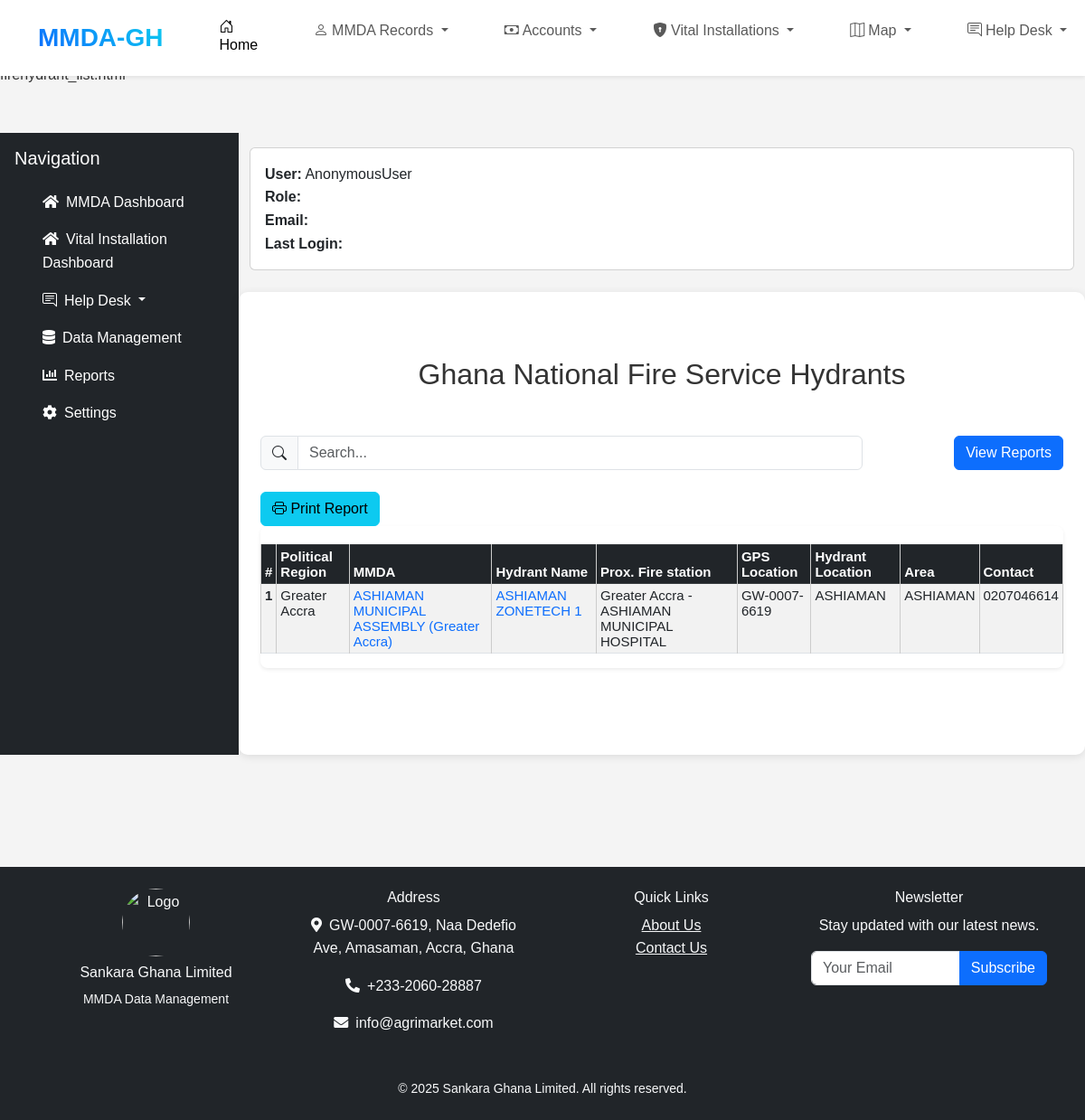
The app's page /services/firehydrant/ with its own data.
### services/models.py (models this page shows, shortened)
class firehydrant(models.Model):
    serial_number = models.CharField(
        max_length=15,
        unique=True,
        editable=False,
        help_text="Auto-generated: FHyymmddXXXX"
    )
    region = models.ForeignKey(Region, on_delete=models.CASCADE)
    mmda = models.ForeignKey(MMDA, on_delete=models.CASCADE, related_name="hydrants")  # MMDA Reference
    station = models.ForeignKey(FireStation, on_delete=models.CASCADE)
    firehydrant_name= models.CharField(max_length=255)
    gps_location = models.CharField(max_length=255)
    geo_coordinate = models.CharField(max_length=255)
    area_name = models.CharField(max_length=255)
    area_zone = models.CharField(max_length=100, choices=AREA_ZONE_CHOICES)
    contact = models.CharField(max_length=15)
    additional_contact = models.CharField(max_length=15, blank=True, null=True)
    email = models.EmailField(blank=True, null=True)
    description_of_hydrant = models.TextField()
    landmark = models.CharField(max_length=255, blank=True, null=True)
    road_network = models.CharField(max_length=255)
    nature_of_firehydrant= models.CharField(max_length=10, choices=[('Good', 'Good'), ('Moderate', 'Moderate'), ('Bad', 'Bad')])
    Accessibility_of_hydrant= models.CharField(max_length=30, choices=[('Difficult', 'Difficult'), ('Easy', 'Easy'), ('Encouraged', 'Encouraged')])
    hydrant_picture_1= models.ImageField(upload_to='hydrants_images/', blank=True, null=True)
    hydrant_picture_2= models.ImageField(upload_to='hydrants_images/', blank=True, null=True)
    area_view_3 = models.ImageField(upload_to='hydrants_images/', blank=True, null=True)
    area_view_4 = models.ImageField(upload_to='hydrants_images/', blank=True, null=True)
    created_by = models.ForeignKey(User, on_delete=models.SET_NULL, null=True, related_name='gnfs_hydrants_created')
    date_created = models.DateTimeField(auto_now_add=True)
    updated_by = models.ForeignKey(User, on_delete=models.SET_NULL, null=True, related_name='gnfs_hydrants_updated')
    date_updated = models.DateTimeField(auto_now=True)

class FireStation(models.Model):
    region = models.ForeignKey(Region, on_delete=models.CASCADE, related_name='stations')
    mmda = models.ForeignKey(MMDA, on_delete=models.CASCADE, related_name="FireStation")  # MMDA Reference
    name = models.CharField(max_length=255)
    code = models.CharField(max_length=20, unique=True)
    def __str__(self):
        return f"{self.region.name} - {self.name}"

### accounts/models.py (models this page shows)
class Region(models.Model):
    name = models.CharField(max_length=50, choices=REGION_CHOICES)
    code = models.CharField(max_length=20, unique=True)
    def __str__(self):
        return self.name

class MMDA(models.Model):
    name = models.CharField(max_length=100, unique=True)
    abbreviation = models.CharField(max_length=100, unique=True)
    region = models.ForeignKey(Region, on_delete=models.CASCADE, related_name="mmdas")
    gps_address = models.CharField(max_length=100)
    location=models.CharField(max_length=100)
    contact_1 = models.CharField(max_length=20)  # Adjusted length for phone numbers
    contact_2 = models.CharField(max_length=10, blank=True, null=True)  # Adjusted length
    email= models.CharField(max_length=30)
    latitude = models.FloatField(validators=[MinValueValidator(-90.0), MaxValueValidator(90.0)])
    longitude = models.FloatField(validators=[MinValueValidator(-180.0), MaxValueValidator(180.0)])
    postal_address= models.CharField(max_length=100)
    logo_1 = models.ImageField(upload_to='profile_pictures/', blank=True, null=True)
    local_govt_logo = models.ImageField(upload_to='profile_pictures/', blank=True, null=True)
    coat_of_arms = models.ImageField(upload_to='profile_pictures/', blank=True, null=True)
    def __str__(self):
        return f"{self.name} ({self.region.name})"

### services/views.py (the view)
# urls.py: path('firehydrant/', FirehydrantListView.as_view(), name='firehydrant_list'),
class FirehydrantListView(ListView):
    model = firehydrant
    template_name = 'firehydrant_list.html'
    context_object_name = 'firehydrants'
    def get_queryset(self):
        queryset = firehydrant.objects.all()
        query = self.request.GET.get('q')
        if query:
            queryset = queryset.filter(name__icontains=query)
        return queryset

### services/templates/firehydrant_list.html (shortened to what this page needs)
{% extends "base.html" %}
{% block content %}
<div class="container py-5">
    <h2 class="mb-5 text-center">Ghana National Fire Service Hydrants</h2>
<div class="mb-4 d-flex justify-content-between">
    <div class="input-group w-75">
        <span class="input-group-text"><i class="bi bi-search"></i></span>
        <input type="text" id="stationFilter" class="form-control" placeholder="Search..." onkeyup="filterStations()">
    </div>
    <a href="{% url 'firehydrant_reports' %}" class="btn btn-primary">View Reports</a>
</div>
<button onclick="window.print()" class="btn btn-info">
    <i class="bi bi-printer"></i> Print Report
</button>
    <div class="table-responsive shadow-sm rounded-3">
        <table class="table table-striped table-bordered table-hover table-sm">
            <thead class="table-dark text-white">
                <tr>
                    <th scope="col">#</th>
                    <th scope="col">Political Region</th>
                    <th scope="col">MMDA</th>
                    <th scope="col">Hydrant Name</th>
                    <th scope="col">Prox. Fire station</th>
                    <th scope="col">GPS Location</th>
                    <th scope="col">Hydrant Location</th>
                    <th scope="col">Area</th>
                    <th scope="col">Contact</th>
                </tr>
            </thead>
            <tbody id="stationTable">
                {% for firehydrant in firehydrants %}
                <tr>
                    <th scope="row">{{ forloop.counter }}</th>
                    <td>{{ firehydrant.region }}</td>
                    <td><a href="{% url 'firehydrant_details' firehydrant.pk %}" class="text-decoration-none text-primary">{{ firehydrant.mmda }}</a></td>
                    <td><a href="{% url 'firehydrant_details' firehydrant.pk %}" class="text-decoration-none text-primary">{{ firehydrant.firehydrant_name}}</a></td>
                    <td>{{ firehydrant.station}}</td>
                    <td>{{ firehydrant.gps_location  }}</td>
                    <td>{{ firehydrant.area_name }}</td>
                    <td>{{ firehydrant.area_name }}</td>
                    <td>{{ firehydrant.contact }}</td>
                </tr>
                {% endfor %}
            </tbody>
        </table>
    </div>
</div>
{% endblock %}

### static/css/styles.css (style rules this page uses)
* { margin: 0; padding: 0; box-sizing: border-box; }
body { overflow-x: hidden; font-family: Arial, sans-serif; line-height: 1.6; background-color: #f4f4f4; color: #333; margin: 0; padding: 0; padding-top: 56px; }
table { font-size: 15px; width: 100%; border-collapse: collapse; margin: 20px 0; }
table th, table td { padding: 10px; text-align: left; border: 1px solid #ddd; white-space: normal; }
table th, table td { border-width: 2px; border-color: #ccc; }
table th { background: #35424a; color: #ffffff; border-top: 2px solid #333; border-bottom: 2px solid #333; }
button { background: #35424a; color: #ffffff; border: none; padding: 10px 15px; border-radius: 5px; cursor: pointer; transition: background 0.3s; }
@media (min-width: 768px) { body { padding-top: 70px; } }
.text-center { text-align: center; }
.mb-4 { margin-bottom: 1.5rem; }
.mb-5 { margin-bottom: 2rem; }

### records on screen
firehydrant: region "Greater Accra", mmda "ASHIAMAN MUNICIPAL ASSEMBLY (Greater Accra)", firehydrant_name "ASHIAMAN ZONETECH 1", station "Greater Accra - ASHIAMAN MUNICIPAL HOSPITAL", gps_location "GW-0007-6619", area_name "ASHIAMAN", contact "0207046614"

### other values on screen
{{ request.user }} "AnonymousUser"
